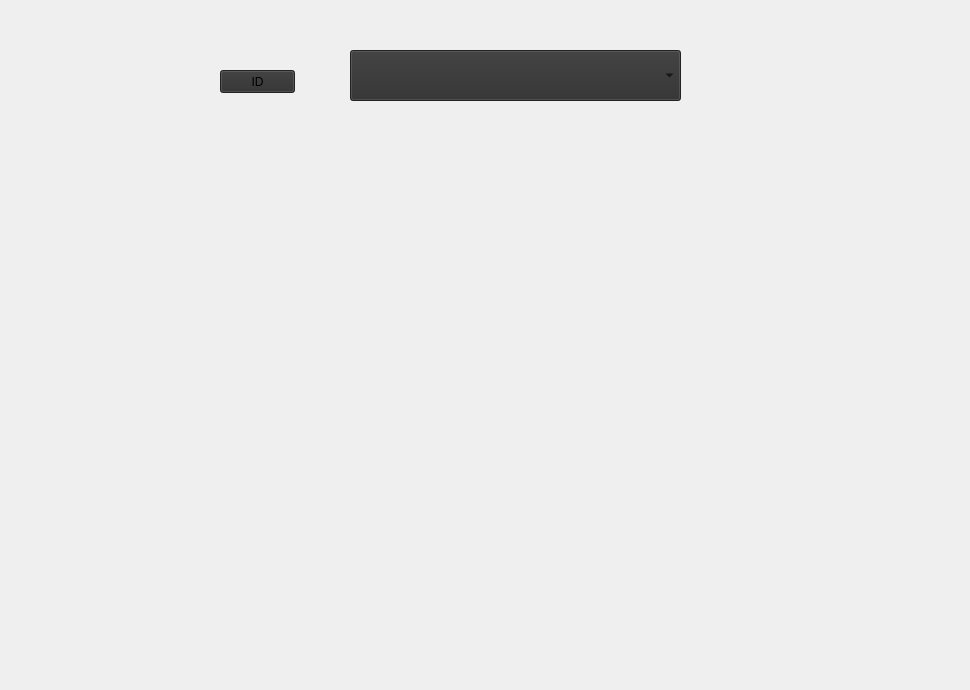
     <widget class="QWidget" name="widget_7">
      <property name="styleSheet">
       <string notr="true">background-image:url(:/interface/ajou-modf-four)


</string>
      </property>
      <widget class="QLineEdit" name="nom_4">
       <property name="geometry">
        <rect>
         <x>352</x>
         <y>270</y>
         <width>331</width>
         <height>31</height>
        </rect>
       </property>
       <property name="styleSheet">
        <string notr="true">background:transparent;
border:none;</string>
       </property>
      </widget>
      <widget class="QLineEdit" name="tel_2">
       <property name="geometry">
        <rect>
         <x>350</x>
         <y>380</y>
         <width>331</width>
         <height>31</height>
        </rect>
       </property>
       <property name="styleSheet">
        <string notr="true">background:transparent;
border:none;</string>
       </property>
      </widget>
      <widget class="QLineEdit" name="adresse_2">
       <property name="geometry">
        <rect>
         <x>350</x>
         <y>480</y>
         <width>331</width>
         <height>31</height>
        </rect>
       </property>
       <property name="styleSheet">
        <string notr="true">background:transparent;
border:none;</string>
       </property>
      </widget>
      <widget class="QPushButton" name="doneF_2">
       <property name="geometry">
        <rect>
         <x>770</x>
         <y>630</y>
         <width>75</width>
         <height>51</height>
        </rect>
       </property>
       <property name="styleSheet">
        <string notr="true">background:transparent;
border:none;
</string>
       </property>
       <property name="text">
        <string/>
       </property>
      </widget>
      <widget class="QPushButton" name="precF_3">
       <property name="geometry">
        <rect>
         <x>870</x>
         <y>630</y>
         <width>91</width>
         <height>51</height>
        </rect>
       </property>
       <property name="styleSheet">
        <string notr="true">QPushButton{
background:transparent;
border:none;
}
QPushButton:Hover{
border-color:rgb(0, 99, 148);
border-style:inset;
border-width:4px;
background-color: rgba(255, 255, 255,25%);

}</string>
       </property>
       <property name="text">
        <string/>
       </property>
      </widget>
      <widget class="QLineEdit" name="id_4">
       <property name="geometry">
        <rect>
         <x>350</x>
         <y>130</y>
         <width>331</width>
         <height>31</height>
        </rect>
       </property>
       <property name="styleSheet">
        <string notr="true">background:transparent;
border:none;</string>
       </property>
      </widget>
      <widget class="QComboBox" name="idd">
       <property name="geometry">
        <rect>
         <x>350</x>
         <y>50</y>
         <width>331</width>
         <height>51</height>
        </rect>
       </property>
       <property name="styleSheet">
        <string notr="true">background: #2F2F2F</string>
       </property>
      </widget>
      <widget class="QPushButton" name="iddd">
       <property name="geometry">
        <rect>
         <x>220</x>
         <y>70</y>
         <width>75</width>
         <height>23</height>
        </rect>
       </property>
       <property name="styleSheet">
        <string notr="true">background: #2F2F2F</string>
       </property>
       <property name="text">
        <string>ID</string>
       </property>
      </widget>
     </widget>
